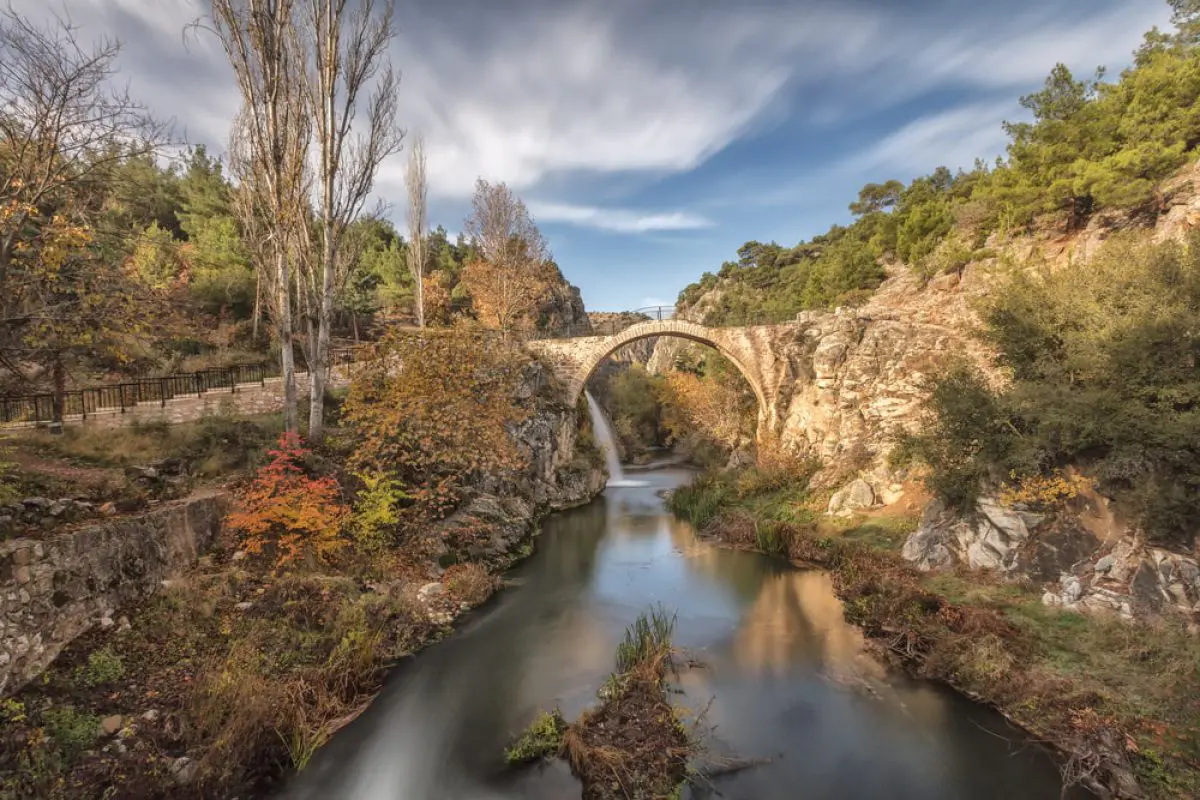
#> input picture 8_Klasor_OPencv_Temel_Islemler/Temel_Islemler/Usak64.jpg, 1200 x 800 px
$ python Renk_Uzayi.py
#> lines starting #> are read from the running program, lines starting #| are printed output that depends on the picture
import cv2

img=cv2.imread("Usak64.jpg")
#> img is the input picture: shape (800, 1200, 3); mean B, G, R 94.5, 111.1, 123.7


img_rgb=cv2.cvtColor(img,cv2.COLOR_BGR2RGB)#görüntülerin renk uzayını değiştirmek için cvtColor fonksiyonu kullanıldı
#COLOR_BGR2RGB :BGR renk uzaynı RGB uzayına çevrildi
#OpenCv BGR formatta çalışır. Matplotlip RGB formatta çalışır bu farklı kullanımıın sebebi nedir?
img_hsv=cv2.cvtColor(img,cv2.COLOR_BGR2HSV)#BGR-->HSV dönüşümü yapıldı
#> img_hsv: shape (800, 1200, 3); mean H, S, V 40.5, 89.2, 130.1
img_gray=cv2.cvtColor(img,cv2.COLOR_BGR2GRAY)#BGR-->GRAY dönüşümü yapıldı
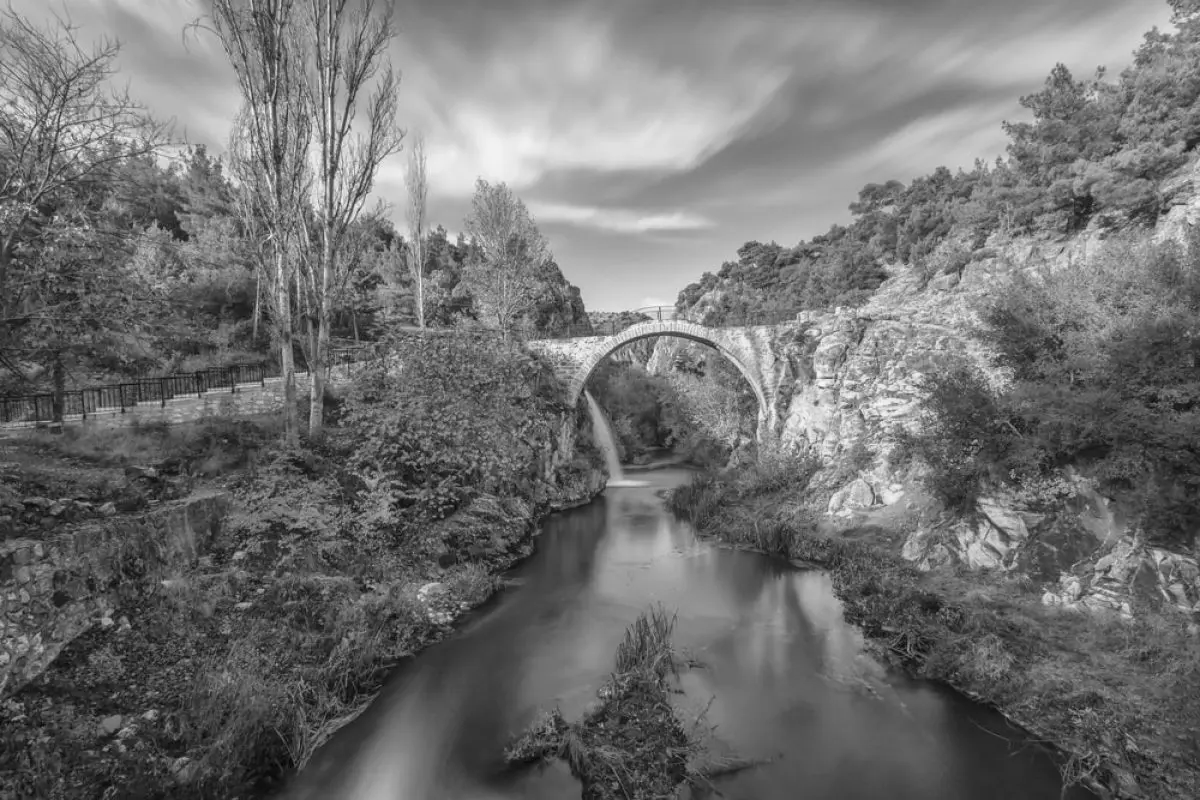
#> img_gray: shape (800, 1200); min 2, max 253, mean 112.9

cv2.imshow("USAK BGR",img)
cv2.imshow("USAK RGB",img_rgb)
cv2.imshow("USAK HSV",img_hsv)
cv2.imshow("USAK Gray",img_gray)
cv2.waitKey(0)
cv2.destroyAllWindows()

$ run again, with 8_Klasor_OPencv_Temel_Islemler/Temel_Islemler/Beyzam.jpg copied over 8_Klasor_OPencv_Temel_Islemler/Temel_Islemler/Usak64.jpg
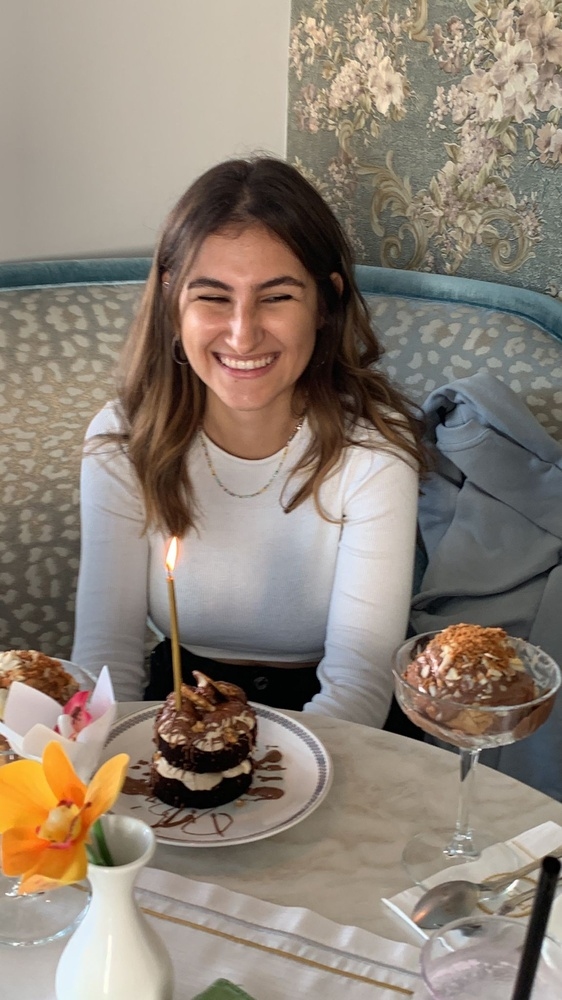
#> input picture 8_Klasor_OPencv_Temel_Islemler/Temel_Islemler/Beyzam.jpg, 562 x 1000 px, shrunk from 1152 x 2048 before the run
#> img is the input picture: shape (1000, 562, 3); mean B, G, R 117.4, 129.5, 141.3
#> img_hsv: shape (1000, 562, 3); mean H, S, V 34.6, 55.9, 143.5
#> `img_gray=cv2.cvtColor(img,cv2.COLOR_BGR2GRAY)#BGR-->GRAY dönüşümü yapı..`:
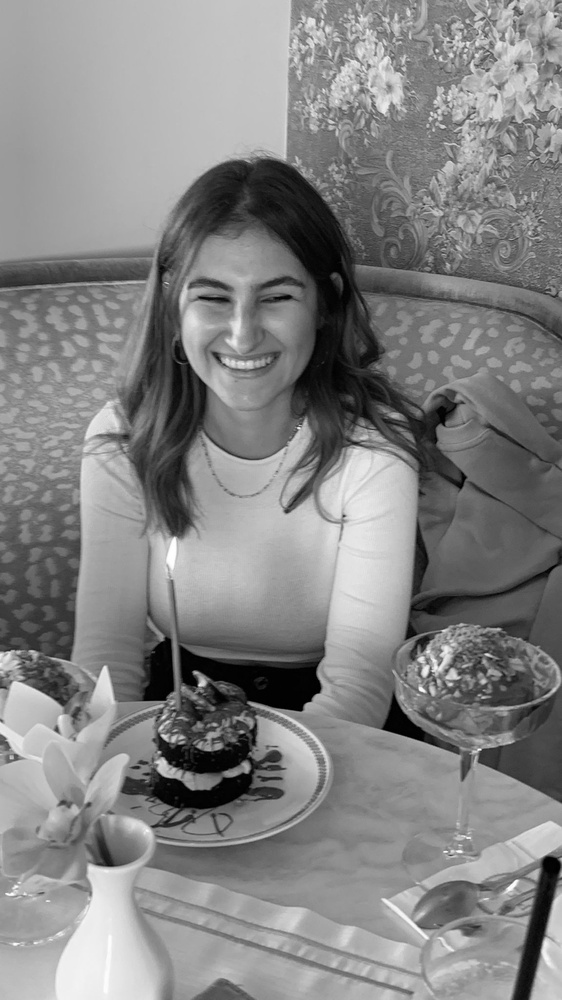
#> img_gray: shape (1000, 562); min 0, max 255, mean 131.7
